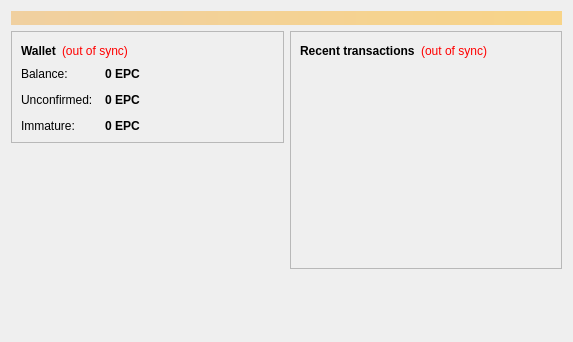
<?xml version="1.0" encoding="UTF-8"?>
<ui version="4.0">
 <class>OverviewPage</class>
 <widget class="QWidget" name="OverviewPage">
  <property name="geometry">
   <rect>
    <x>0</x>
    <y>0</y>
    <width>573</width>
    <height>342</height>
   </rect>
  </property>
  <property name="windowTitle">
   <string>Form</string>
  </property>
  <layout class="QVBoxLayout" name="topLayout">
   <item>
    <widget class="QLabel" name="labelAlerts">
     <property name="visible">
      <bool>false</bool>
     </property>
     <property name="styleSheet">
      <string notr="true">background-color: qlineargradient(x1: 0, y1: 0, x2: 1, y2: 0, stop:0 #F0D0A0, stop:1 #F8D488); color:#000000;</string>
     </property>
     <property name="wordWrap">
      <bool>true</bool>
     </property>
     <property name="margin">
      <number>3</number>
     </property>
    </widget>
   </item>
   <item>
    <layout class="QHBoxLayout" name="horizontalLayout" stretch="1,1">
     <item>
      <layout class="QVBoxLayout" name="verticalLayout_2">
       <item>
        <widget class="QFrame" name="frame">
         <property name="frameShape">
          <enum>QFrame::StyledPanel</enum>
         </property>
         <property name="frameShadow">
          <enum>QFrame::Raised</enum>
         </property>
         <layout class="QVBoxLayout" name="verticalLayout_4">
          <item>
           <layout class="QHBoxLayout" name="horizontalLayout_4">
            <item>
             <widget class="QLabel" name="label_5">
              <property name="font">
               <font>
                <weight>75</weight>
                <bold>true</bold>
               </font>
              </property>
              <property name="text">
               <string>Wallet</string>
              </property>
             </widget>
            </item>
            <item>
             <widget class="QLabel" name="labelWalletStatus">
              <property name="toolTip">
               <string>The displayed information may be out of date. Your wallet automatically synchronizes with the EuphoricCoin network after a connection is established, but this process has not completed yet.</string>
              </property>
              <property name="styleSheet">
               <string notr="true">QLabel { color: red; }</string>
              </property>
              <property name="text">
               <string notr="true">(out of sync)</string>
              </property>
              <property name="alignment">
               <set>Qt::AlignLeading|Qt::AlignLeft|Qt::AlignVCenter</set>
              </property>
             </widget>
            </item>
            <item>
             <spacer name="horizontalSpacer_2">
              <property name="orientation">
               <enum>Qt::Horizontal</enum>
              </property>
              <property name="sizeHint" stdset="0">
               <size>
                <width>40</width>
                <height>20</height>
               </size>
              </property>
             </spacer>
            </item>
           </layout>
          </item>
          <item>
           <layout class="QFormLayout" name="formLayout_2">
            <property name="fieldGrowthPolicy">
             <enum>QFormLayout::AllNonFixedFieldsGrow</enum>
            </property>
            <property name="horizontalSpacing">
             <number>12</number>
            </property>
            <property name="verticalSpacing">
             <number>12</number>
            </property>
            <item row="0" column="0">
             <widget class="QLabel" name="label">
              <property name="text">
               <string>Balance:</string>
              </property>
             </widget>
            </item>
            <item row="0" column="1">
             <widget class="QLabel" name="labelBalance">
              <property name="font">
               <font>
                <weight>75</weight>
                <bold>true</bold>
               </font>
              </property>
              <property name="cursor">
               <cursorShape>IBeamCursor</cursorShape>
              </property>
              <property name="toolTip">
               <string>Your current balance</string>
              </property>
              <property name="text">
               <string notr="true">0 EPC</string>
              </property>
              <property name="textInteractionFlags">
               <set>Qt::LinksAccessibleByMouse|Qt::TextSelectableByKeyboard|Qt::TextSelectableByMouse</set>
              </property>
             </widget>
            </item>
            <item row="1" column="0">
             <widget class="QLabel" name="label_3">
              <property name="text">
               <string>Unconfirmed:</string>
              </property>
             </widget>
            </item>
            <item row="1" column="1">
             <widget class="QLabel" name="labelUnconfirmed">
              <property name="font">
               <font>
                <weight>75</weight>
                <bold>true</bold>
               </font>
              </property>
              <property name="cursor">
               <cursorShape>IBeamCursor</cursorShape>
              </property>
              <property name="toolTip">
               <string>Total of transactions that have yet to be confirmed, and do not yet count toward the current balance</string>
              </property>
              <property name="text">
               <string notr="true">0 EPC</string>
              </property>
              <property name="textInteractionFlags">
               <set>Qt::LinksAccessibleByMouse|Qt::TextSelectableByKeyboard|Qt::TextSelectableByMouse</set>
              </property>
             </widget>
            </item>
            <item row="2" column="0">
             <widget class="QLabel" name="labelImmatureText">
              <property name="text">
               <string>Immature:</string>
              </property>
             </widget>
            </item>
            <item row="2" column="1">
             <widget class="QLabel" name="labelImmature">
              <property name="font">
               <font>
                <weight>75</weight>
                <bold>true</bold>
               </font>
              </property>
              <property name="toolTip">
               <string>Mined balance that has not yet matured</string>
              </property>
              <property name="text">
               <string notr="true">0 EPC</string>
              </property>
              <property name="textInteractionFlags">
               <set>Qt::LinksAccessibleByMouse|Qt::TextSelectableByKeyboard|Qt::TextSelectableByMouse</set>
              </property>
             </widget>
            </item>
           </layout>
          </item>
         </layout>
        </widget>
       </item>
       <item>
        <spacer name="verticalSpacer">
         <property name="orientation">
          <enum>Qt::Vertical</enum>
         </property>
         <property name="sizeHint" stdset="0">
          <size>
           <width>20</width>
           <height>40</height>
          </size>
         </property>
        </spacer>
       </item>
      </layout>
     </item>
     <item>
      <layout class="QVBoxLayout" name="verticalLayout_3">
       <item>
        <widget class="QFrame" name="frame_2">
         <property name="frameShape">
          <enum>QFrame::StyledPanel</enum>
         </property>
         <property name="frameShadow">
          <enum>QFrame::Raised</enum>
         </property>
         <layout class="QVBoxLayout" name="verticalLayout">
          <item>
           <layout class="QHBoxLayout" name="horizontalLayout_2">
            <item>
             <widget class="QLabel" name="label_4">
              <property name="text">
               <string>&lt;b&gt;Recent transactions&lt;/b&gt;</string>
              </property>
             </widget>
            </item>
            <item>
             <widget class="QLabel" name="labelTransactionsStatus">
              <property name="toolTip">
               <string>The displayed information may be out of date. Your wallet automatically synchronizes with the EuphoricCoin network after a connection is established, but this process has not completed yet.</string>
              </property>
              <property name="styleSheet">
               <string notr="true">QLabel { color: red; }</string>
              </property>
              <property name="text">
               <string notr="true">(out of sync)</string>
              </property>
              <property name="alignment">
               <set>Qt::AlignRight|Qt::AlignTrailing|Qt::AlignVCenter</set>
              </property>
             </widget>
            </item>
            <item>
             <spacer name="horizontalSpacer">
              <property name="orientation">
               <enum>Qt::Horizontal</enum>
              </property>
              <property name="sizeHint" stdset="0">
               <size>
                <width>40</width>
                <height>20</height>
               </size>
              </property>
             </spacer>
            </item>
           </layout>
          </item>
          <item>
           <widget class="QListView" name="listTransactions">
            <property name="styleSheet">
             <string notr="true">QListView { background: transparent; }</string>
            </property>
            <property name="frameShape">
             <enum>QFrame::NoFrame</enum>
            </property>
            <property name="verticalScrollBarPolicy">
             <enum>Qt::ScrollBarAlwaysOff</enum>
            </property>
            <property name="horizontalScrollBarPolicy">
             <enum>Qt::ScrollBarAlwaysOff</enum>
            </property>
            <property name="selectionMode">
             <enum>QAbstractItemView::NoSelection</enum>
            </property>
           </widget>
          </item>
         </layout>
        </widget>
       </item>
       <item>
        <spacer name="verticalSpacer_2">
         <property name="orientation">
          <enum>Qt::Vertical</enum>
         </property>
         <property name="sizeHint" stdset="0">
          <size>
           <width>20</width>
           <height>40</height>
          </size>
         </property>
        </spacer>
       </item>
      </layout>
     </item>
    </layout>
   </item>
  </layout>
 </widget>
 <resources/>
 <connections/>
</ui>
